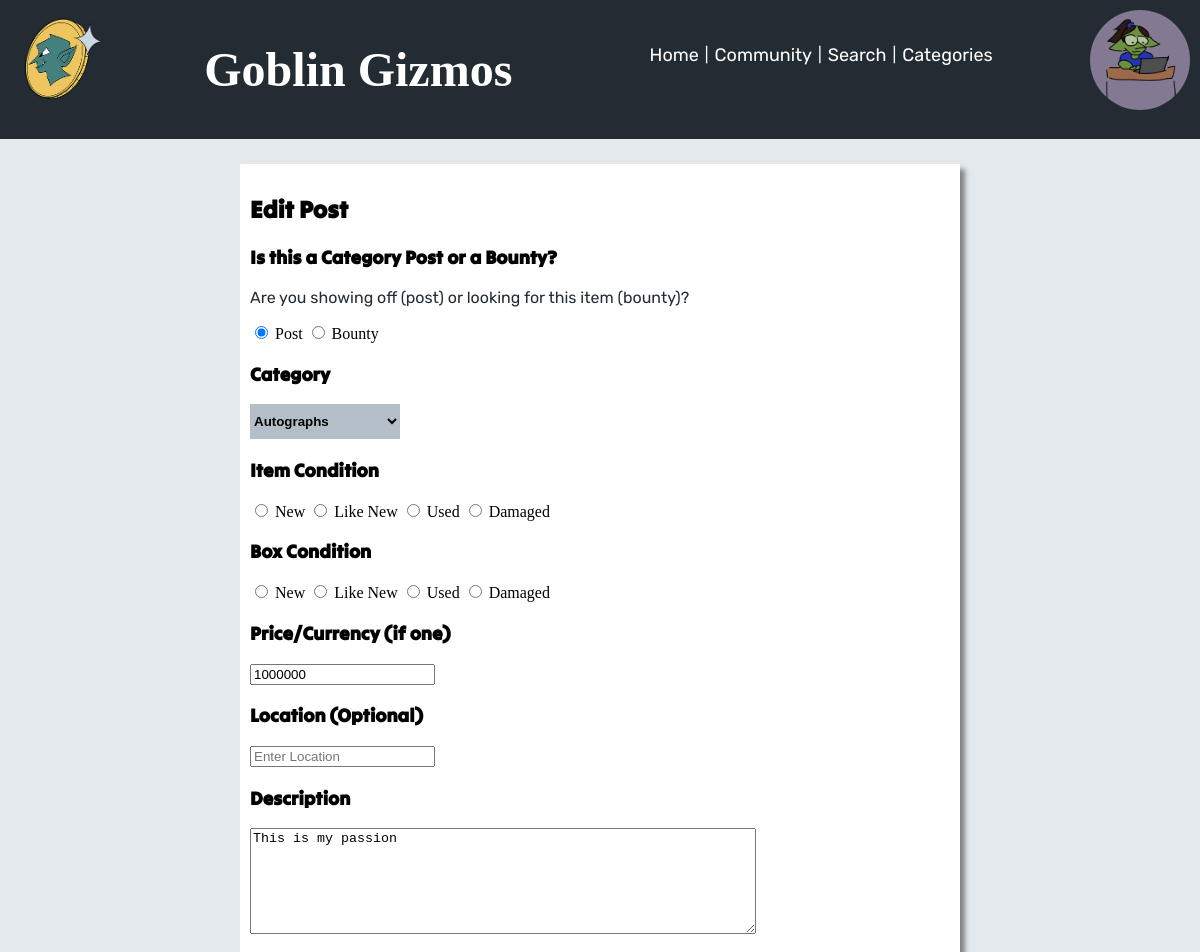
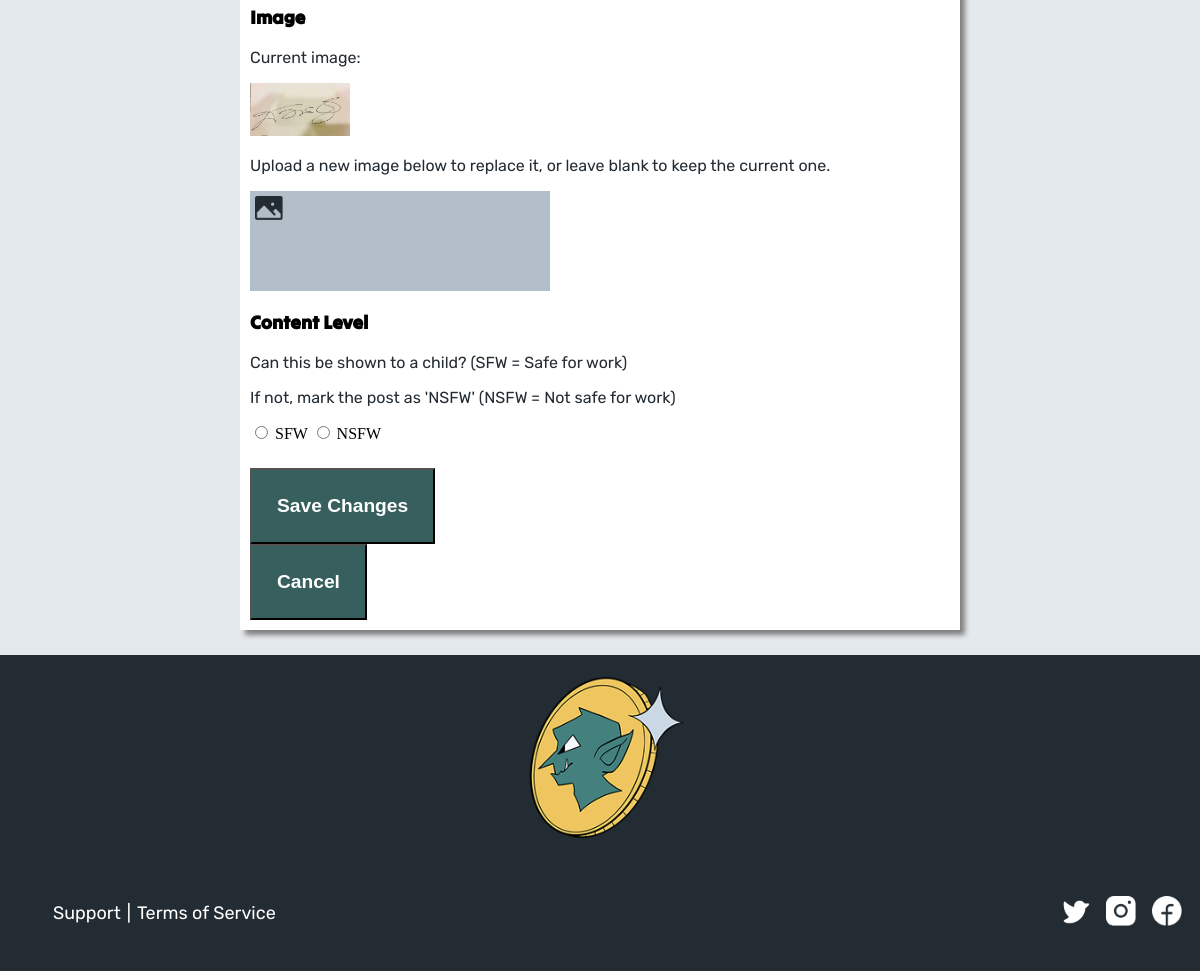
The page /editPost.php?post_id=71 (signed in) on the database its author committed (2 pictures, top to bottom).
### tables this page shows
CREATE TABLE `goblingizmos_users` (
  `user_id` int(11) NOT NULL,
  `first_name` varchar(255) NOT NULL,
  `last_name` varchar(255) NOT NULL,
  `username` varchar(255) NOT NULL,
  `password` varchar(255) NOT NULL,
  `access_level` varchar(20) NOT NULL,
  `user_email` varchar(255) NOT NULL,
  `user_pfp` varchar(255) DEFAULT NULL,
  `user_bio` varchar(255) DEFAULT NULL
);

CREATE TABLE `goblingizmos_postsbounties` (
  `post_id` int(100) NOT NULL,
  `user_id` int(100) NOT NULL,
  `post_or_bounty` varchar(255) NOT NULL,
  `post_category` varchar(255) NOT NULL,
  `post_condition` varchar(255) DEFAULT NULL,
  `post_boxCondition` varchar(255) DEFAULT NULL,
  `post_price` int(100) DEFAULT NULL,
  `post_location` varchar(255) DEFAULT NULL,
  `post_description` varchar(255) NOT NULL,
  `post_img` varchar(255) DEFAULT NULL,
  `post_sfw_nsfw` varchar(255) DEFAULT NULL,
  `post_creation_date` date NOT NULL
);

### editPost.php (the view, shortened to what this page needs)
<?php
require 'db_connectionGG.php';
$row = null;
$query_user_info = "SELECT * FROM goblingizmos_users WHERE user_id = ?";
$stmt = $mysqli->prepare($query_user_info);
$stmt->bind_param("i", $_SESSION['user_id']);
$stmt->execute();
$result = $stmt->get_result();
if ($result && $result->num_rows > 0) {
    $row = $result->fetch_array(MYSQLI_ASSOC);
}
$postId = isset($_GET['post_id']) ? (int) $_GET['post_id'] : 0;
$existingPost = null;
$query_fetch = "
    SELECT
        post_id,
        user_id,
        post_or_bounty,
        post_category,
        post_condition,
        post_boxCondition,
        post_price,
        post_location,
        post_description,
        post_img,
        post_sfw_nsfw
    FROM goblingizmos_postsbounties
    WHERE post_id = ?
    LIMIT 1
";
$stmt = $mysqli->prepare($query_fetch);
$stmt->bind_param("i", $postId);
$stmt->execute();
$resultFetch = $stmt->get_result();
if ($resultFetch && $resultFetch->num_rows > 0) {
    $existingPost = $resultFetch->fetch_array(MYSQLI_ASSOC);
}
$conditionReverseMap = array(
    "new" => "new",
    "like new" => "likeNew",
    "used" => "used",
    "damaged" => "damaged"
);
$boxConditionReverseMap = array(
    "new" => "boxnew",
    "like new" => "boxlikeNew",
    "used" => "boxused",
    "damaged" => "boxdamaged"
);
$categoryFileMap = array(
    "autographs" => "categories/autographsCategory.php",
    "books" => "categories/booksCategories.php",
    "caps" => "categories/bottleCapsCategories.php",
    "cans" => "categories/cansCategories.php",
    "charms" => "categories/charmsCategories.php",
    "coins" => "categories/coinsCategories.php",
    "figures" => "categories/figuresCategories.php",
    "jewelry" => "categories/jewelryCategories.php",
    "magnets" => "categories/magnetsCategories.php",
    "minerals" => "categories/mineralsCategories.php",
    "perfume" => "categories/perfumeCategories.php",
    "plates" => "categories/platesCategories.php",
    "cards" => "categories/cardsCategories.php",
    "plushies" => "categories/plushiesCategories.php",
    "prints" => "categories/printsCategories.php",
    "stamps" => "categories/stampsCategories.php",
    "tickets" => "categories/ticketsCategories.php",
    "games" => "categories/videoGamesCategories.php",
    "vinyls" => "categories/vinylsCategories.php",
    "other" => "categories/otherCategories.php",
);
$formPostBounty = $existingPost['post_or_bounty'] ?? "";
$formCategory = $existingPost['post_category'] ?? "";
$formCondition = isset($existingPost['post_condition']) ? ($conditionReverseMap[$existingPost['post_condition']] ?? "") : "";
$formBoxCondition = isset($existingPost['post_boxCondition']) ? ($boxConditionReverseMap[$existingPost['post_boxCondition']] ?? "") : "";
$formPrice = $existingPost['post_price'] > 0 ? $existingPost['post_price'] : "";
$formLocation = $existingPost['post_location'] ?? "";
$formDescription = $existingPost['post_description'] ?? "";
$formSfwNsfw = $existingPost['post_sfw_nsfw'] ?? "";
?>
<!DOCTYPE html>
<html lang="en">
<head>
    <link rel="stylesheet" type="text/css" href="css/style.css">
</head>
<body>
    <div class="page-wrap">
        <header>
            <div class="headerGrid">
                <div class="headerGridItem" id="logoFlex">
                    <img class="logoImage" src="img/goblinLogo.png" alt="a goblin face in a coin; the logo">
                </div>
                <div class="headerGridItem">
                    <h1>Goblin Gizmos</h1>
                </div>
                <div class="headerGridItem">
                    <nav>
                        <ol>
                            <li>
                                <a class="titleLink" href="index.php">Home</a>
                            </li>
                            <li>
                                <p>|</p>
                            </li>
                            <li>
                                <a class="titleLink" href="community.php">Community</a>
                            </li>
                            <li>
                                <p>|</p>
                            </li>
                            <li>
                                <a class="titleLink" href="search.php">Search</a>
                            </li>
                            <li>
                                <p>|</p>
                            </li>
                            <li>
                                <a class="titleLink" href="categories.php">Categories</a>
                            </li>
                        </ol>
                    </nav>
                </div>
                <div class="headerGridItem">
                    <?php
                    if (isset($_SESSION['logged_in']) && $_SESSION['logged_in'] === true && isset($row)) {
                        if (!empty($row['user_pfp'])) {
                            print "<a href=\"userProfile.php\"><img src=\"" . htmlspecialchars($row['user_pfp']) . "\" class=\"userIconImageForSmaller\" alt=\"User's chosen profile picture\" onerror=\"this.src='img/PFP.png';\"></a>";
                        } else {
                            print "<a href=\"userProfile.php\"><img src=\"img/PFP.png\" class=\"userIconImageForSmaller\" alt=\"Profile\"></a>";
                        }
                    } else {
                        print "<a href=\"userProfile.php\"><img src=\"img/PFP.png\" class=\"userIconImageForSmaller\" alt=\"Profile\"></a>";
                    }
                    ?>
                </div>
            </div>
        </header>
        <div class="FAQ">
            <h2>Edit Post</h2>
            <form method="POST"
                action="<?php print htmlspecialchars($_SERVER["PHP_SELF"]) . "?post_id=" . htmlspecialchars($postId); ?>"
                enctype="multipart/form-data">
                <h3>Is this a Category Post or a Bounty?</h3>
                <p>Are you showing off (post) or looking for this item (bounty)?</p>
                <?php
                $postChecked = ($formPostBounty === "post") ? "checked" : "";
                $bountyChecked = ($formPostBounty === "bounty") ? "checked" : "";
                ?>
                <input type="radio" id="postChecked" name="post_or_bounty" value="post" <?php print $postChecked; ?>>
                <label for="postChecked">Post</label>
                <input type="radio" id="bountyChecked" name="post_or_bounty" value="bounty" <?php print $bountyChecked; ?>>
                <label for="bountyChecked">Bounty</label>
                <h3>Category</h3>
                <select name="post_category" id="post_category" class="searchBarItems">
                    <?php
                    $categoryLabels = array(
                        "autographs" => "Autographs",
                        "books" => "Books",
                        "caps" => "Bottle Caps",
                        "cans" => "Cans",
                        "charms" => "Charms",
                        "coins" => "Coins",
                        "figures" => "Figures",
                        "jewelry" => "Jewelry",
                        "magnets" => "Magnets",
                        "minerals" => "Minerals",
                        "perfume" => "Perfume",
                        "plates" => "Plates",
                        "cards" => "Playing Cards",
                        "plushies" => "Plushies",
                        "prints" => "Prints",
                        "stamps" => "Stamps",
                        "tickets" => "Tickets",
                        "games" => "Video Games",
                        "vinyls" => "Vinyls",
                        "other" => "Other",
                    );
                    foreach ($categoryLabels as $value => $label) {
                        $selected = ($formCategory === $value) ? " selected=\"selected\"" : "";
                        print "<option value=\"" . htmlspecialchars($value) . "\"" . $selected . ">" . htmlspecialchars($label) . "</option>";
                    }
                    ?>
                </select>
                <h3>Item Condition</h3>
                <input type="radio" id="post_condition_new" name="post_condition" value="new" <?php if ($formCondition === "new")
                    print "checked"; ?>>
                <label for="post_condition_new">New</label>
                <input type="radio" id="post_condition_likeNew" name="post_condition" value="likeNew" <?php if ($formCondition === "likeNew")
                    print "checked"; ?>>
                <label for="post_condition_likeNew">Like New</label>
                <input type="radio" id="post_condition_used" name="post_condition" value="used" <?php if ($formCondition === "used")
                    print "checked"; ?>>
                <label for="post_condition_used">Used</label>
                <input type="radio" id="post_condition_damaged" name="post_condition" value="damaged" <?php if ($formCondition === "damaged")
                    print "checked"; ?>>
                <label for="post_condition_damaged">Damaged</label>
                <h3>Box Condition</h3>
                <input type="radio" id="post_boxCondition_new" name="post_boxCondition" value="boxnew" <?php if ($formBoxCondition === "boxnew")
                    print "checked"; ?>>
                <label for="post_boxCondition_new">New</label>
                <input type="radio" id="post_boxCondition_likeNew" name="post_boxCondition" value="boxlikeNew" <?php if ($formBoxCondition === "boxlikeNew")
                    print "checked"; ?>>
                <label for="post_boxCondition_likeNew">Like New</label>
                <input type="radio" id="post_boxCondition_used" name="post_boxCondition" value="boxused" <?php if ($formBoxCondition === "boxused")
                    print "checked"; ?>>
                <label for="post_boxCondition_used">Used</label>
                <input type="radio" id="post_boxCondition_damaged" name="post_boxCondition" value="boxdamaged" <?php if ($formBoxCondition === "boxdamaged")
                    print "checked"; ?>>
                <label for="post_boxCondition_damaged">Damaged</label>
                <h3>Price/Currency (if one)</h3>
                <input type="text" id="post_price" name="post_price" placeholder="Enter Price"
                    value="<?php print htmlspecialchars($formPrice); ?>">
                <h3>Location (Optional)</h3>
                <input type="text" id="post_location" name="post_location" placeholder="Enter Location"
                    value="<?php print htmlspecialchars($formLocation); ?>">
                <h3>Description</h3>
                <textarea placeholder="Input Text" class="textAreaSize" rows="7" cols="50" id="post_description"
                    name="post_description"><?php print htmlspecialchars($formDescription); ?></textarea>
                <h3>Image</h3>
                <?php
                if (!empty($existingPost['post_img'])) {
                    print "<p>Current image:</p>";
                    print "<img src=\"" . htmlspecialchars($existingPost['post_img']) . "\" alt=\"current post image\" style=\"max-width:200px;\">";
                    print "<p>Upload a new image below to replace it, or leave blank to keep the current one.</p>";
                }
                ?>
                <div class="addBoxPost">
                    <img src="img/image.png" class="iconImg" alt="small picture box icon"
                        onclick="document.getElementById('imagePostEdit').click()">
                </div>
                <h3>Content Level</h3>
                <p>Can this be shown to a child? (SFW = Safe for work)</p>
                <p>If not, mark the post as 'NSFW' (NSFW = Not safe for work)</p>
                <input type="radio" id="post_sfw_nsfw_sfw" name="post_sfw_nsfw" value="sfw" <?php if ($formSfwNsfw === "sfw")
                    print "checked"; ?>>
                <label for="post_sfw_nsfw_sfw">SFW</label>
                <input type="radio" id="post_sfw_nsfw_nsfw" name="post_sfw_nsfw" value="nsfw" <?php if ($formSfwNsfw === "nsfw")
                    print "checked"; ?>>
                <label for="post_sfw_nsfw_nsfw">NSFW</label>
                <div>
                    <button type="submit" name="submit_edit" class="goblinButtons" id="holdingSpace">Save
                        Changes</button>
                </div>
            </form>
            <?php
            $cancelHref = $categoryFileMap[$existingPost['post_category']] ?? "categories.php";
            ?>
            <a href="<?php print htmlspecialchars($cancelHref); ?>">
                <button type="button" class="goblinButtons">Cancel</button>
            </a>
        </div>
    </div>
    <footer>
        <img src="img/goblinLogo.png" id="bottomLogo" alt="a goblin face in a coin; the logo">
        <div>
            <div class="footerFlex">
                <nav>
                    <div class="footerGrid">
                        <div class="footerGridItem1">
                            <ol>
                                <li>
                                    <a href="support.php" class="titleLink">Support</a>
                                </li>
                                <li>
                                    <p class="titleLink"> |</p>
                                </li>
                                <li>
                                    <a href="tos.php" class="titleLink">Terms of Service</a>
                                </li>
                            </ol>
                        </div>
                        <div class="footerGridItem2">
                            <ol>
                                <li><a href="https://x.com/"><img src="img/TwitterLogo.png" class="iconImg"
                                            alt="X logo"></a></li>
                                <li><a href="https://www.instagram.com/"><img src="img/instagram.png" class="iconImg"
                                            alt="Instagram logo"></a></li>
                                <li><a href="https://www.facebook.com/"><img src="img/facebook.png" class="iconImg"
                                            alt="Facebook logo"></a></li>
                            </ol>
                        </div>
                    </div>
                </nav>
            </div>
        </div>
    </footer>
</body>
</html>

### rows shown on the page
goblingizmos_users: user_pfp (picture)
goblingizmos_postsbounties: post_price "1000000", post_description "This is my passion", post_img (picture)

### other values the page prints
form field post_category "Autographs"
